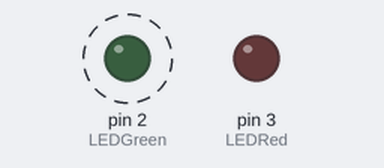
Recording of a sketch running on a simulated Arduino Uno, built with avr-gcc and run on an emulated ATmega328P. On the bench: output pins drawn as LEDs (lit = HIGH). Dashed ring = blinking. What the sketch prints to the serial monitor is not drawn.

Above: at 0.5 s.
Timing chart, 0 to 4.6 s (numbered marks = the images above):
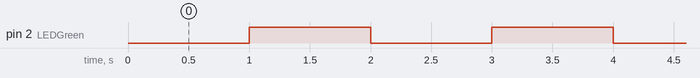

The sketch:

Blink_NoDelay.ino
```cpp
#define LEDGreen 2
#define LEDRed 3

int lastState = LOW;
unsigned long previousMillis = 0;
const long interval = 1000;

void setup() {
  pinMode(LEDGreen, OUTPUT);
  pinMode(LEDRed, OUTPUT);
  Serial.begin(9600);
}

void loop() {
  unsigned long currentMillis = millis();
  if (currentMillis - previousMillis >= interval) {
    previousMillis = currentMillis;
    LEDBlink();

  }
}

void LEDBlink() {
  if (lastState == HIGH) {
    lastState = LOW;
  }
  else {
    lastState = HIGH;
  }
  digitalWrite(LEDGreen, lastState);
  digitalWrite(LEDRed, LOW);

  if (lastState == HIGH) {
    Serial.println("LED On");
  }
  else {
    Serial.println("LED Off");
  }
}
```

Measured:
- by itself, pin 2 (LEDGreen): alternates HIGH for 1.0 s and LOW for 1.0 s
